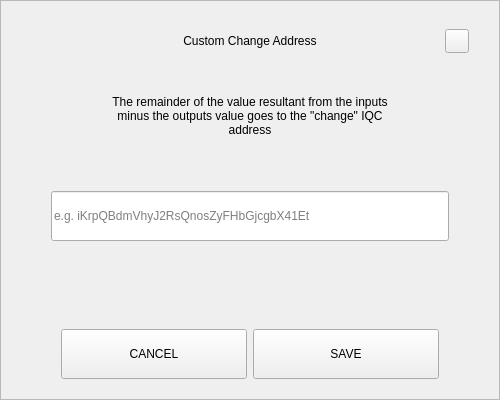
<?xml version="1.0" encoding="UTF-8"?>
<ui version="4.0">
 <class>SendChangeAddressDialog</class>
 <widget class="QDialog" name="SendChangeAddressDialog">
  <property name="geometry">
   <rect>
    <x>0</x>
    <y>0</y>
    <width>500</width>
    <height>400</height>
   </rect>
  </property>
  <property name="windowTitle">
   <string>Dialog</string>
  </property>
  <layout class="QVBoxLayout" name="verticalLayout">
   <property name="spacing">
    <number>0</number>
   </property>
   <property name="leftMargin">
    <number>0</number>
   </property>
   <property name="topMargin">
    <number>0</number>
   </property>
   <property name="rightMargin">
    <number>0</number>
   </property>
   <property name="bottomMargin">
    <number>0</number>
   </property>
   <item>
    <widget class="QFrame" name="frame">
     <property name="styleSheet">
      <string notr="true"/>
     </property>
     <property name="frameShape">
      <enum>QFrame::StyledPanel</enum>
     </property>
     <property name="frameShadow">
      <enum>QFrame::Raised</enum>
     </property>
     <layout class="QVBoxLayout" name="verticalLayout_2" stretch="0,0,0,0,0,0,0">
      <property name="spacing">
       <number>0</number>
      </property>
      <property name="leftMargin">
       <number>30</number>
      </property>
      <property name="topMargin">
       <number>20</number>
      </property>
      <property name="rightMargin">
       <number>30</number>
      </property>
      <property name="bottomMargin">
       <number>20</number>
      </property>
      <item>
       <layout class="QHBoxLayout" name="horizontalLayout_3">
        <property name="spacing">
         <number>0</number>
        </property>
        <item>
         <spacer name="horizontalSpacer_2">
          <property name="orientation">
           <enum>Qt::Horizontal</enum>
          </property>
          <property name="sizeHint" stdset="0">
           <size>
            <width>40</width>
            <height>20</height>
           </size>
          </property>
         </spacer>
        </item>
        <item>
         <widget class="QLabel" name="labelTitle">
          <property name="minimumSize">
           <size>
            <width>0</width>
            <height>40</height>
           </size>
          </property>
          <property name="maximumSize">
           <size>
            <width>16777215</width>
            <height>40</height>
           </size>
          </property>
          <property name="styleSheet">
           <string notr="true">padding-left:24px;</string>
          </property>
          <property name="text">
           <string>Custom Change Address</string>
          </property>
          <property name="alignment">
           <set>Qt::AlignCenter</set>
          </property>
          <property name="margin">
           <number>7</number>
          </property>
         </widget>
        </item>
        <item>
         <spacer name="horizontalSpacer">
          <property name="orientation">
           <enum>Qt::Horizontal</enum>
          </property>
          <property name="sizeHint" stdset="0">
           <size>
            <width>40</width>
            <height>20</height>
           </size>
          </property>
         </spacer>
        </item>
        <item>
         <widget class="QPushButton" name="btnEsc">
          <property name="minimumSize">
           <size>
            <width>24</width>
            <height>24</height>
           </size>
          </property>
          <property name="maximumSize">
           <size>
            <width>24</width>
            <height>24</height>
           </size>
          </property>
          <property name="focusPolicy">
           <enum>Qt::NoFocus</enum>
          </property>
          <property name="text">
           <string/>
          </property>
         </widget>
        </item>
       </layout>
      </item>
      <item>
       <spacer name="verticalSpacer_2">
        <property name="orientation">
         <enum>Qt::Vertical</enum>
        </property>
        <property name="sizeType">
         <enum>QSizePolicy::Minimum</enum>
        </property>
        <property name="sizeHint" stdset="0">
         <size>
          <width>20</width>
          <height>20</height>
         </size>
        </property>
       </spacer>
      </item>
      <item alignment="Qt::AlignHCenter">
       <widget class="QLabel" name="labelMessage">
        <property name="minimumSize">
         <size>
          <width>0</width>
          <height>70</height>
         </size>
        </property>
        <property name="text">
         <string>The remainder of the value resultant from the inputs minus the outputs value goes to the &quot;change&quot; IQC address</string>
        </property>
        <property name="alignment">
         <set>Qt::AlignCenter</set>
        </property>
        <property name="wordWrap">
         <bool>true</bool>
        </property>
       </widget>
      </item>
      <item>
       <spacer name="verticalSpacer_3">
        <property name="orientation">
         <enum>Qt::Vertical</enum>
        </property>
        <property name="sizeType">
         <enum>QSizePolicy::Minimum</enum>
        </property>
        <property name="sizeHint" stdset="0">
         <size>
          <width>20</width>
          <height>40</height>
         </size>
        </property>
       </spacer>
      </item>
      <item>
       <layout class="QHBoxLayout" name="horizontalLayout_2">
        <property name="spacing">
         <number>0</number>
        </property>
        <property name="leftMargin">
         <number>20</number>
        </property>
        <property name="rightMargin">
         <number>20</number>
        </property>
        <item>
         <widget class="QLineEdit" name="lineEditAddress">
          <property name="minimumSize">
           <size>
            <width>0</width>
            <height>50</height>
           </size>
          </property>
          <property name="placeholderText">
           <string notr="true">e.g. iKrpQBdmVhyJ2RsQnosZyFHbGjcgbX41Et</string>
          </property>
         </widget>
        </item>
       </layout>
      </item>
      <item>
       <spacer name="verticalSpacer">
        <property name="orientation">
         <enum>Qt::Vertical</enum>
        </property>
        <property name="sizeHint" stdset="0">
         <size>
          <width>20</width>
          <height>40</height>
         </size>
        </property>
       </spacer>
      </item>
      <item>
       <layout class="QHBoxLayout" name="horizontalLayout" stretch="2,2">
        <property name="spacing">
         <number>6</number>
        </property>
        <property name="leftMargin">
         <number>30</number>
        </property>
        <property name="rightMargin">
         <number>30</number>
        </property>
        <item>
         <widget class="QPushButton" name="btnCancel">
          <property name="minimumSize">
           <size>
            <width>180</width>
            <height>50</height>
           </size>
          </property>
          <property name="focusPolicy">
           <enum>Qt::NoFocus</enum>
          </property>
          <property name="text">
           <string>CANCEL</string>
          </property>
         </widget>
        </item>
        <item>
         <widget class="QPushButton" name="btnSave">
          <property name="minimumSize">
           <size>
            <width>180</width>
            <height>50</height>
           </size>
          </property>
          <property name="focusPolicy">
           <enum>Qt::NoFocus</enum>
          </property>
          <property name="text">
           <string>SAVE</string>
          </property>
         </widget>
        </item>
       </layout>
      </item>
     </layout>
    </widget>
   </item>
  </layout>
 </widget>
 <resources/>
 <connections/>
</ui>
